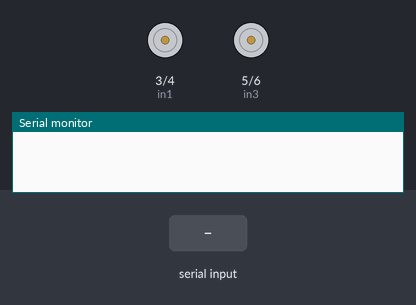
The sketch below on a simulated Arduino Uno, built with avr-gcc and run on an emulated ATmega328P. On the bench: motor-driver pin pairs drawn as motors (green arrow = first pin HIGH = forward, orange = second pin HIGH = backward, longer = more drive, scaled by the enable pin), the last lines printed to the serial monitor. Inputs (shaded band) come from the test bench.

Above: at 1.2 s.
1.3 s: "F" received over the second serial link
At 2.2 s:
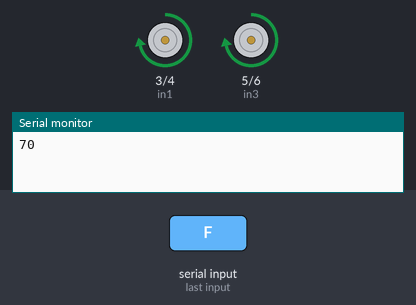
2.8 s: "B" received over the second serial link
At 3.4 s:
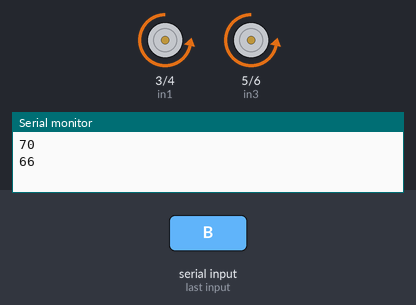
4.3 s: "L" received over the second serial link
At 5.5 s:
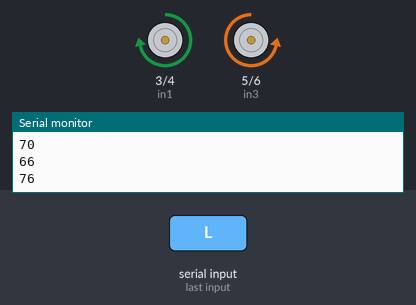
5.8 s: "R" received over the second serial link
At 6.9 s:
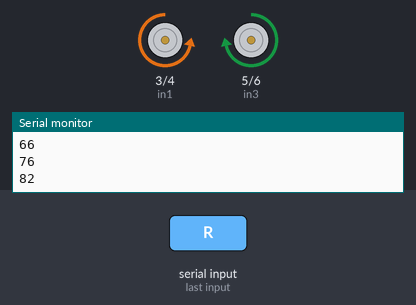
7.3 s: "S" received over the second serial link
At 8.0 s:
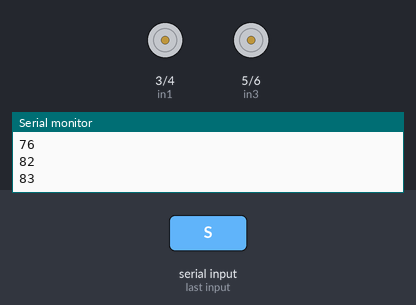
Timing chart, 0 to 9.8 s (numbered marks = the images above; inputs shaded):
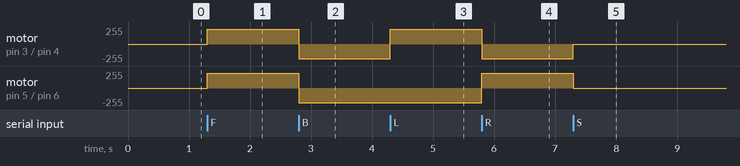

The sketch:

bl_uetoothmodule.ino
```cpp
#include <SoftwareSerial.h>
#define ENA 9
#define ENB 10
#define in1 3
#define in2 4
#define in3 5
#define in4 6


SoftwareSerial mySerial(7, 8);
int bval;
int rpm = 220;
void setup() {
  // put your setup code here, to run once:
  mySerial.begin(9600);
  Serial.begin(9600);
  pinMode(ENA, OUTPUT);
  pinMode(ENB, OUTPUT);
  pinMode(in1, OUTPUT);
  pinMode(in2, OUTPUT);
  pinMode(in3, OUTPUT);
  pinMode(in4, OUTPUT);


}

void loop() {
  // put your main code here, to run repeatedly:
  if (mySerial.available() > 0) {
    bval = mySerial.read();
    Serial.println(bval);
  }
  if (bval == 70) {
    forward();
  }
  if (bval == 66) {
    backward();
  }
  if (bval == 76) {
    left();
  }
  if (bval == 82) {
    right();
  }
  if (bval == 83) {
    pause();
  }
}

void forward() {
  analogWrite(ENA, rpm);
  analogWrite(ENB, rpm);
  digitalWrite(in1, HIGH);
  digitalWrite(in2, LOW);
  digitalWrite(in3, HIGH);
  digitalWrite(in4, LOW);
}
void backward() {
  analogWrite(ENA, rpm);
  analogWrite(ENB, rpm);
  digitalWrite(in1, LOW);
  digitalWrite(in2, HIGH);
  digitalWrite(in3, LOW);
  digitalWrite(in4, HIGH);
}
void left() {
  analogWrite(ENA, rpm);
  analogWrite(ENB, rpm);
  digitalWrite(in1, HIGH);
  digitalWrite(in2, LOW);
  digitalWrite(in3, LOW);
  digitalWrite(in4, HIGH);
}
void right() {
  analogWrite(ENA, rpm);
  analogWrite(ENB, rpm);
  digitalWrite(in1, LOW);
  digitalWrite(in2, HIGH);
  digitalWrite(in3, HIGH);
  digitalWrite(in4, LOW);
}
void pause() {
  analogWrite(ENA, rpm);
  analogWrite(ENB, rpm);
  digitalWrite(in1, LOW);
  digitalWrite(in2, LOW);
  digitalWrite(in3, LOW);
  digitalWrite(in4, LOW);
}
```

Measured:
- after the input at 1.3 s, motor on pin 3 (in1) / pin 4 (in2), motor on pin 5 (in3) / pin 6 (in4): stopped → forward 220/255 at once
- after the input at 2.8 s, motor on pin 3 (in1) / pin 4 (in2), motor on pin 5 (in3) / pin 6 (in4): forward 220/255 → backward 220/255 at once
- after the input at 4.3 s, motor on pin 3 (in1) / pin 4 (in2): backward 220/255 → forward 220/255 at once
- after the input at 5.8 s, motor on pin 3 (in1) / pin 4 (in2): forward 220/255 → backward 220/255 at once; motor on pin 5 (in3) / pin 6 (in4): backward 220/255 → forward 220/255 at once
- after the input at 7.3 s, motor on pin 3 (in1) / pin 4 (in2): backward 220/255 → stopped at once; motor on pin 5 (in3) / pin 6 (in4): forward 220/255 → stopped at once
